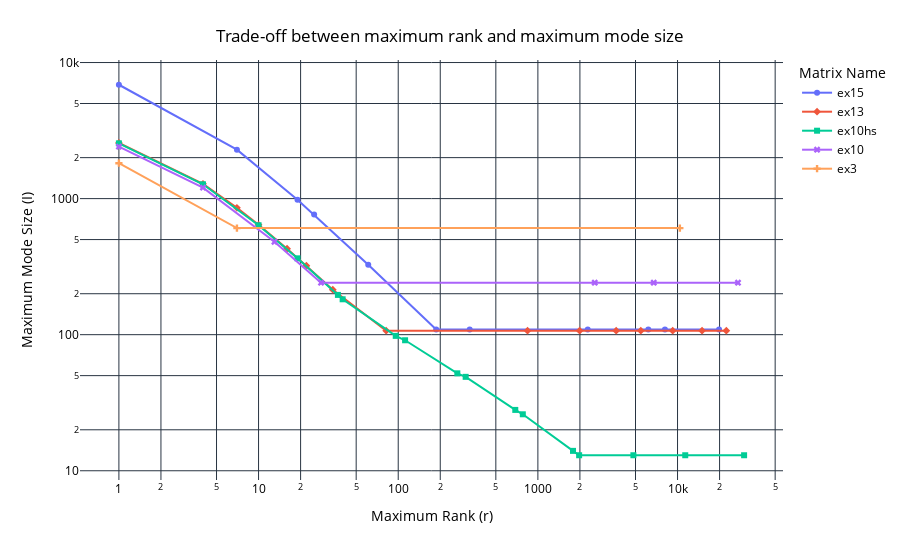

Notebook cell for this chart:
### Code cell
fig = px.line(baseline_df, x="rank", y="max_mode_size", color="matrix_name", symbol="matrix_name", log_x=True, log_y=True, 
                 labels={
                     "rank": "Maximum Rank (r)",
                     "matrix_name": "Matrix Name",
                     "max_mode_size": "Maximum Mode Size (I)",
                 })
fig.update_layout(
    title={
        'text': "Trade-off between maximum rank and maximum mode size",
        'x':0.5,
        'xanchor': 'center',
        'yanchor': 'top'
    },
    plot_bgcolor='white',   # Plot area background color
    paper_bgcolor='white',  # Entire figure background color
    font=dict(color='black') # Font color
)
fig.show()

fig.write_image("plots/baseline_max_mode_size_vs_max_rank.pdf")

### Figure 1 — Plotly figure (JSON) as saved in the notebook; plotly's stock layout.template omitted (floating-point values rounded to 4 significant figures)
{"data": [{"hovertemplate": "Matrix Name=ex15<br>Maximum Rank (r)=%{x}<br>Maximum Mode Size (I)=%{y}<extra></extra>", "legendgroup": "ex15", "line": {"color": "#636efa", "dash": "solid"}, "marker": {"symbol": "circle"}, "mode": "lines+markers", "name": "ex15", "orientation": "v", "showlegend": true, "x": [19820.0, 8125.0, 6175.0, 2275.0, 325.0, 187.0, 61.0, 25.0, 19.0, 7.0, 1.0], "xaxis": "x", "y": [109.0, 109.0, 109.0, 109.0, 109.0, 109.0, 327.0, 763.0, 981.0, 2289.0, 6867.0], "yaxis": "y", "type": "scatter"}, {"hovertemplate": "Matrix Name=ex13<br>Maximum Rank (r)=%{x}<br>Maximum Mode Size (I)=%{y}<extra></extra>", "legendgroup": "ex13", "line": {"color": "#EF553B", "dash": "solid"}, "marker": {"symbol": "diamond"}, "mode": "lines+markers", "name": "ex13", "orientation": "v", "showlegend": true, "x": [22350.0, 14980.0, 9234.0, 5456.0, 3637.0, 1990.0, 843.0, 82.0, 34.0, 22.0, 16.0, 10.0, 7.0, 4.0, 1.0], "xaxis": "x", "y": [107.0, 107.0, 107.0, 107.0, 107.0, 107.0, 107.0, 107.0, 214.0, 321.0, 428.0, 642.0, 856.0, 1284.0, 2568.0], "yaxis": "y", "type": "scatter"}, {"hovertemplate": "Matrix Name=ex10hs<br>Maximum Rank (r)=%{x}<br>Maximum Mode Size (I)=%{y}<extra></extra>", "legendgroup": "ex10hs", "line": {"color": "#00cc96", "dash": "solid"}, "marker": {"symbol": "square"}, "mode": "lines+markers", "name": "ex10hs", "orientation": "v", "showlegend": true, "x": [29960.0, 11350.0, 4830.0, 1974.0, 1784.0, 780.0, 689.0, 304.0, 265.0, 112.0, 96.0, 40.0, 37.0, 19.0, 10.0, 4.0, 1.0], "xaxis": "x", "y": [13.0, 13.0, 13.0, 13.0, 14.0, 26.0, 28.0, 49.0, 52.0, 91.0, 98.0, 182.0, 196.0, 364.0, 637.0, 1274.0, 2548.0], "yaxis": "y", "type": "scatter"}, {"hovertemplate": "Matrix Name=ex10<br>Maximum Rank (r)=%{x}<br>Maximum Mode Size (I)=%{y}<extra></extra>", "legendgroup": "ex10", "line": {"color": "#ab63fa", "dash": "solid"}, "marker": {"symbol": "x"}, "mode": "lines+markers", "name": "ex10", "orientation": "v", "showlegend": true, "x": [27100.0, 6754.0, 2553.0, 28.0, 13.0, 4.0, 1.0], "xaxis": "x", "y": [241.0, 241.0, 241.0, 241.0, 482.0, 1205.0, 2410.0], "yaxis": "y", "type": "scatter"}, {"hovertemplate": "Matrix Name=ex3<br>Maximum Rank (r)=%{x}<br>Maximum Mode Size (I)=%{y}<extra></extra>", "legendgroup": "ex3", "line": {"color": "#FFA15A", "dash": "solid"}, "marker": {"symbol": "cross"}, "mode": "lines+markers", "name": "ex3", "orientation": "v", "showlegend": true, "x": [10390.0, 7.0, 1.0], "xaxis": "x", "y": [607.0, 607.0, 1821.0], "yaxis": "y", "type": "scatter"}], "layout": {"xaxis": {"anchor": "y", "domain": [0.0, 1.0], "title": {"text": "Maximum Rank (r)"}, "type": "log"}, "yaxis": {"anchor": "x", "domain": [0.0, 1.0], "title": {"text": "Maximum Mode Size (I)"}, "type": "log"}, "legend": {"title": {"text": "Matrix Name"}, "tracegroupgap": 0}, "margin": {"t": 60}, "title": {"text": "Trade-off between maximum rank and maximum mode size", "x": 0.5, "xanchor": "center", "yanchor": "top"}, "font": {"color": "black"}, "plot_bgcolor": "white", "paper_bgcolor": "white"}}
